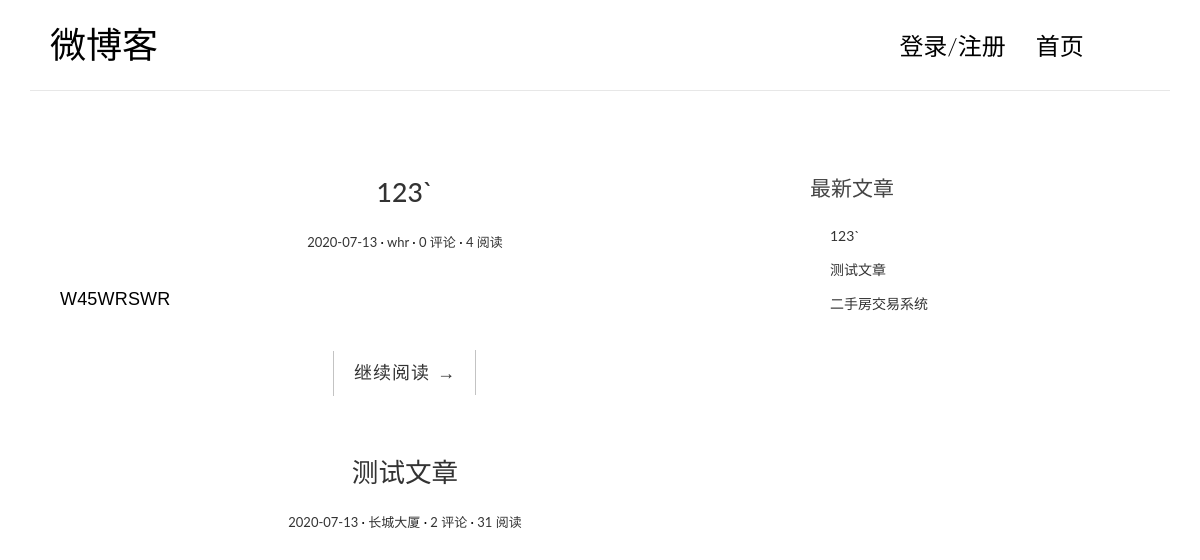
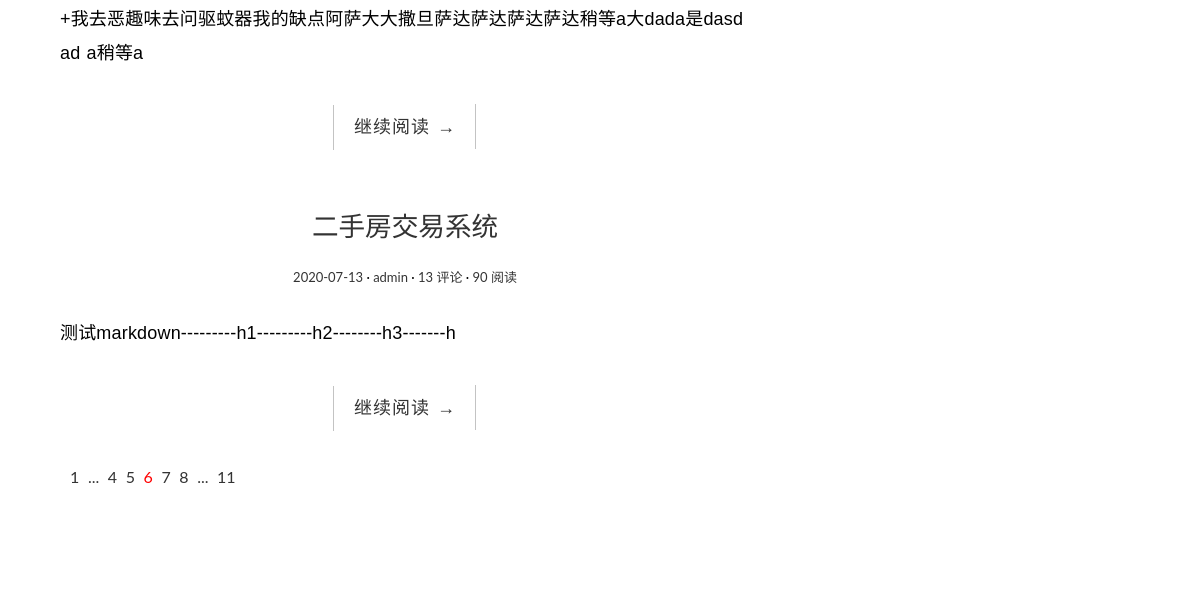
The app's page /, older data (2 pictures, top to bottom).
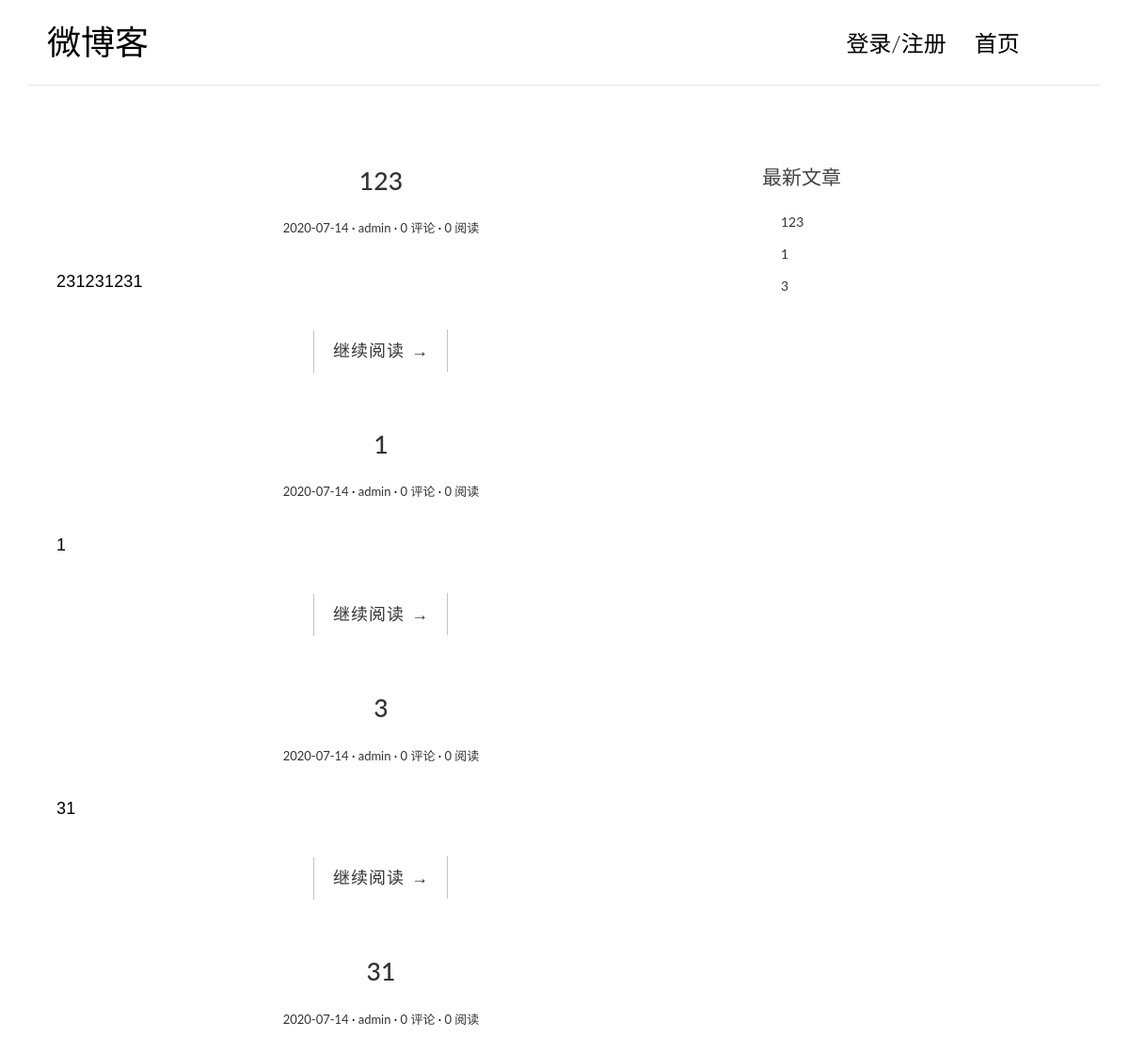
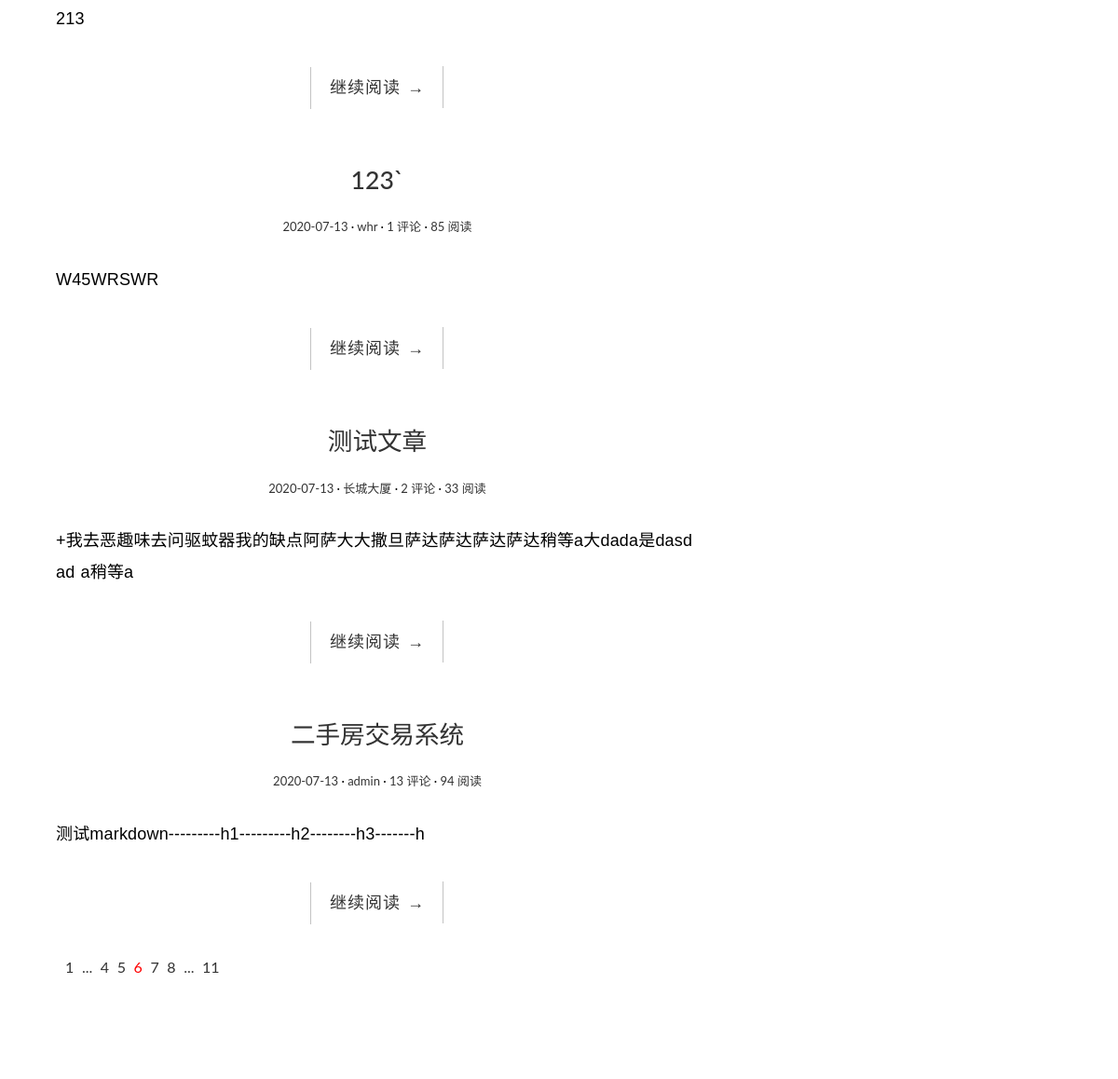
The same page, newer data (2 pictures, top to bottom).
### main_blog_app/models.py (models this page shows, shortened)
class Post(models.Model):
    title = models.CharField(max_length=70, verbose_name='文章标题')
    body = models.TextField(verbose_name='文章正文')
    created_time = models.DateTimeField(auto_now_add=True, verbose_name='创建时间')
    modified_time = models.DateTimeField(auto_now=True, verbose_name='修改时间')
    excerpt = models.CharField(max_length=200, blank=True, verbose_name='文章摘要')
    views = models.PositiveIntegerField(default=0, verbose_name='阅读量')
    author = models.ForeignKey(User, on_delete=models.CASCADE, verbose_name='文章作者')
    reviews = models.PositiveIntegerField(default=0, verbose_name='评论量')
    class Meta:
        verbose_name = '文章'
        verbose_name_plural = '文章'
        ordering = ['-created_time']

class User(models.Model):
    account = models.CharField(max_length=11, primary_key=True, verbose_name='用户账户（手机号）')
    username = models.CharField(max_length=20, verbose_name='用户名')
    password = models.CharField(max_length=20, verbose_name='账户密码')
    def __str__(self):
        return self.username
    class Meta:
        verbose_name = '用户'
        verbose_name_plural = '用户'

### main_blog_app/views.py (the view)
# urls.py: path('', LPost.as_view(), name='index'),
@method_decorator(is_jizhu, name='dispatch')
class LPost(generics.ListAPIView):
    queryset = Post.objects.all()
    serializer_class = SimPostSerializers
    def get(self, request, *args, **kwargs):
        posts = Post.objects.all()
        for post in posts:
            post.created_time = post.created_time.strftime('%Y-%m-%d')
        return render(request, 'index.html', {'posts': posts, 'new_posts': posts[:3], 'account': request.session.get('account', '')})

### main_blog_app/views.py (called while the page is built)
def is_jizhu(func):
    def inner(request, *args, **kwargs):
        account = request.COOKIES.get('account', '')
        if account:
            request.session['account'] = account
        return func(request, *args, **kwargs)
    return inner

### templates/index.html (shortened to what the changed rows need)
<!DOCTYPE html>
{% load static %}
<html>
<head>
    <link rel="stylesheet" href="{% static 'css/bootstrap.min.css' %}">
    <link rel="stylesheet" href="http://code.ionicframework.com/ionicons/2.0.1/css/ionicons.min.css">
    <link rel="stylesheet" href="{% static 'css/pace.css' %}">
    <link rel="stylesheet" href="{% static 'css/custom.css' %}">
    <link rel="stylesheet" href="{% static 'css/ucenter.css' %}">
</head>
<body>
<div class="container">
    <header id="site-header">
        <div class="row">
            <div class="col-md-4 col-sm-5 col-xs-8">
                <div class="logo">
                    <h1><a href="index.html">微博客</a></h1>
                </div>
            </div>
        </div>
    </header>
</div>
<div class="content-body">
    <div class="container">
        <div class="row">
            <main class="col-md-8">
                {% for post in posts %}
                <article class="post">
                    <header class="entry-header">
                        <h1 class="entry-title">
                            <a href="{% url 'blog:single' post.id %}">{{post.title}}</a>
                        </h1>
                        <div class="entry-meta">
                            <span class="post-date"><a href="{% url 'blog:single' post.id %}"><time class="entry-date">{{post.created_time}}</time></a></span>
                            <span class="post-author"><a href="{% url 'blog:single' post.id %}">{{post.author}}</a></span>
                            <span class="comments-link"><a href="{% url 'blog:single' post.id %}">{{post.reviews}} 评论</a></span>
                            <span class="views-count"><a href="{% url 'blog:single' post.id %}">{{post.views}} 阅读</a></span>
                        </div>
                    </header>
                    <div class="entry-content clearfix">
                        <p>{{post.excerpt}}</p>
                        <div class="read-more cl-effect-14">
                            <a href="{% url 'blog:single' post.id %}" class="more-link">继续阅读 <span class="meta-nav">→</span></a>
                        </div>
                    </div>
                </article>
                {% empty %}
                    <div class="no-post">暂时还没有发布的文章！</div>
                {% endfor %}
            </main>
            <aside class="col-md-4">
                <div class="widget widget-recent-posts">
                    <ul>
                        {% for post in new_posts %}
                        <li>
                            <a href="{% url 'blog:single' post.id %}">{{ post.title }}</a>
                        </li>
                        {% endfor %}
                    </ul>
                </div>
            </aside>
        </div>
    </div>
</div>
</body>
</html>

Row changes from the older to the newer data that the page shows:
no longer on one of the page's lists (row edited): Post: title "123`"
no longer on one of the page's lists (row edited): Post: title "测试文章"
no longer on one of the page's lists (row edited): Post: title "二手房交易系统"
added Post: title "123", created_time "2020-07-14", author "admin", reviews "0", views "0", excerpt "231231231"
added Post: title "1", created_time "2020-07-14", author "admin", reviews "0", views "0", excerpt "1"
added Post: title "3", created_time "2020-07-14", author "admin", reviews "0", views "0", excerpt "31"
added Post: title "31", created_time "2020-07-14", author "admin", reviews "0", views "0", excerpt "213", shown under "微博客"
changed Post "W45WRSWR": reviews "0" → "1"; views "4" → "85"
changed Post "测试文章": views "31" → "33"
changed Post "二手房交易系统": views "90" → "94"
